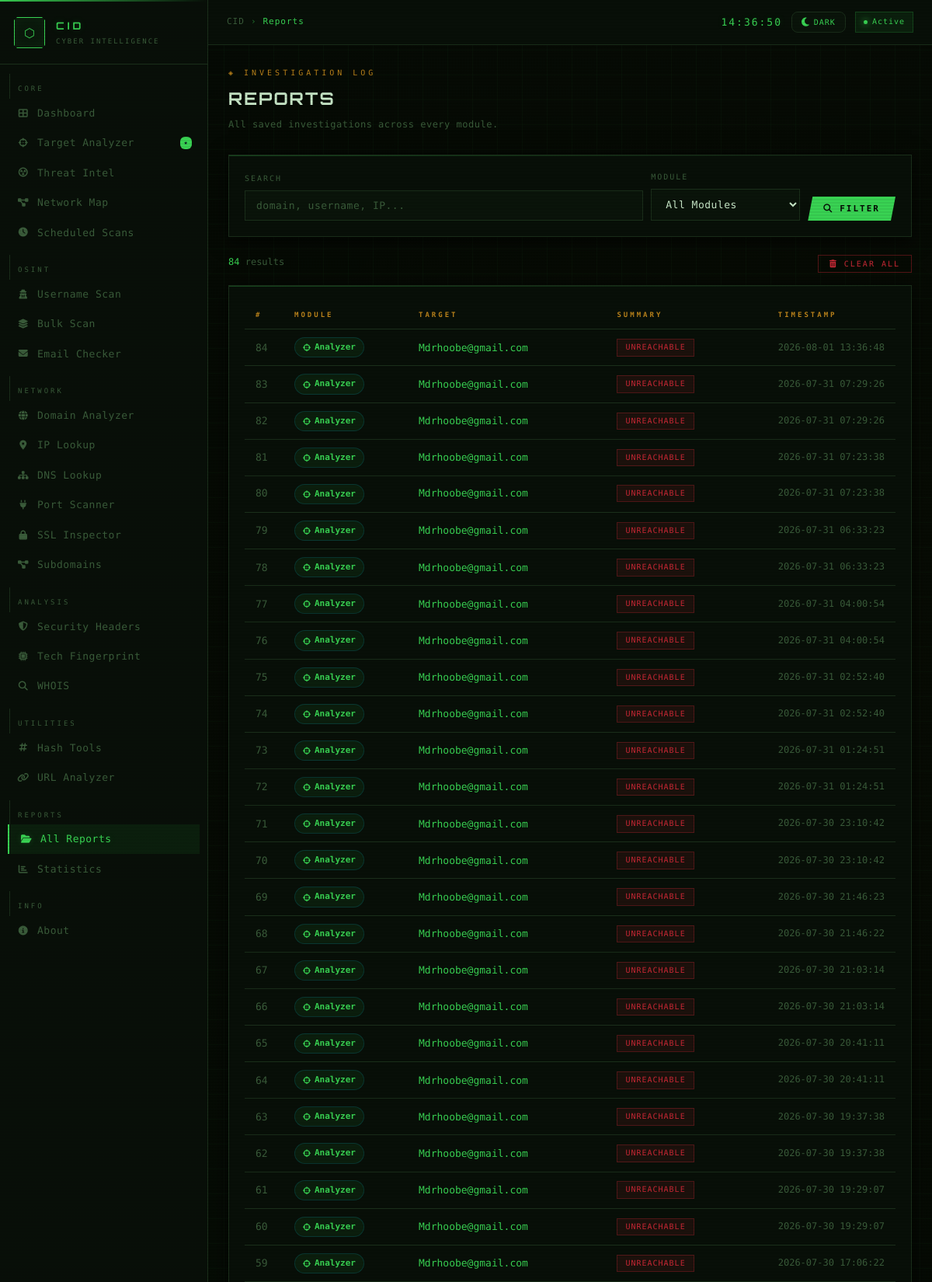
The page /reports (signed in, upper part) on the database its author committed.
### tables this page shows
CREATE TABLE reports (
                id        INTEGER PRIMARY KEY AUTOINCREMENT,
                type      TEXT NOT NULL,
                target    TEXT NOT NULL,
                results   TEXT NOT NULL DEFAULT '{}',
                summary   TEXT DEFAULT '{}',
                timestamp TEXT NOT NULL
            );

### app.py (the view)
@app.route('/reports')
@login_required
def reports():
    q, t = request.args.get('q','').strip(), request.args.get('type','').strip()
    data  = search_reports(q, t) if (q or t) else get_all_reports()
    return render_template('reports.html', reports=data, query=q, rtype=t, active='reports')

### app.py (called while the page is built)
def login_required(f):
    @wraps(f)
    def decorated(*args, **kwargs):
        if not session.get('logged_in'):
            return redirect(url_for('login'))
        return f(*args, **kwargs)
    return decorated

### db.py (called while the page is built)
def get_conn():
    conn = sqlite3.connect(DB_PATH)
    conn.row_factory = sqlite3.Row
    return conn

def get_all_reports():
    with get_conn() as conn:
        rows = conn.execute('SELECT * FROM reports ORDER BY id DESC').fetchall()
    return [_to_dict(r) for r in rows]

def _to_dict(row):
    if row is None: return None
    d = dict(row)
    for f in ('results', 'summary'):
        try:    d[f] = json.loads(d[f])
        except: d[f] = {}
    return d

### templates/reports.html (shortened to what this page needs)
{% extends "base.html" %}
{% block breadcrumb %}Reports{% endblock %}
{% block content %}
<div class="page-hdr">
  <div class="page-eye">◈ Investigation Log</div>
  <h1 class="page-title">Reports</h1>
  <p class="page-sub">All saved investigations across every module.</p>
</div>
<div class="card" style="margin-bottom:20px;">
  <form method="GET" action="{{ url_for('reports') }}">
    <div style="display:flex;gap:10px;flex-wrap:wrap;align-items:flex-end;">
      <div style="flex:1;min-width:180px;">
        <div class="form-label">Search</div>
        <input class="form-input" type="text" name="q"
               placeholder="domain, username, IP..."
               value="{{ query or '' }}" autocomplete="off"/>
      </div>
      <div style="min-width:160px;">
        <div class="form-label">Module</div>
        <select class="form-input" name="type" style="cursor:pointer;">
          <option value=""          {% if not rtype %}selected{% endif %}>All Modules</option>
        </select>
      </div>
      <div style="display:flex;gap:8px;">
        <button class="btn btn-primary" type="submit">
          <i class="fas fa-search"></i> Filter
        </button>
      </div>
    </div>
  </form>
</div>
{% if reports %}
<div style="display:flex;align-items:center;justify-content:space-between;margin-bottom:16px;flex-wrap:wrap;gap:10px;">
  <div style="font-family:var(--font-mono);font-size:12px;color:var(--text-dim);">
    <span style="color:var(--cyan);">{{ reports|length }}</span>
    result{% if reports|length != 1 %}s{% endif %}
  </div>
  {% if not query and not rtype %}
  <form method="POST" action="{{ url_for('clear_reports_route') }}">
    <button class="btn btn-danger btn-sm" id="clearReports" type="submit">
      <i class="fas fa-trash-alt"></i> Clear All
    </button>
  </form>
  {% endif %}
</div>
<div class="card">
  <table class="data-table">
    <thead>
      <tr>
        <th style="width:50px;">#</th>
        <th style="width:160px;">Module</th>
        <th>Target</th>
        <th>Summary</th>
        <th style="width:160px;">Timestamp</th>
      </tr>
    </thead>
    <tbody>
      {% for r in reports %}
      <tr class="fade-in">
        <td class="mono" style="color:var(--text-dim);">
          <a href="{{ url_for('view_report', report_id=r.id) }}"
             style="color:var(--text-dim);">{{ r.id }}</a>
        </td>
        <td>
          {% set b = badges.get(r.type, ('fas fa-search','cyan', r.type.title())) %}
          <span style="display:inline-flex;align-items:center;gap:5px;padding:3px 10px;
                       border-radius:20px;font-family:var(--font-mono);font-size:11px;font-weight:600;
                       background:var(--{{ b[1] }}-dim);color:var(--{{ b[1] }});
                       border:1px solid rgba(0,200,255,.15);">
            <i class="{{ b[0] }}" style="font-size:10px;"></i> {{ b[2] }}
          </span>
        </td>
        <td>
          <a href="{{ url_for('view_report', report_id=r.id) }}"
             class="mono" style="color:var(--cyan);font-size:13px;">{{ r.target }}</a>
        </td>
        <td style="font-size:12px;">
          {% if r.type == 'username' and r.summary %}
            <span style="color:var(--green);font-weight:600;">
              {{ r.summary.get('found', 0) }} found
            </span>
            <span style="color:var(--text-dim);">
              / {{ r.summary.get('total', 0) }} platforms
            </span>
          {% elif r.type in ('domain','analyze') and r.results %}
            {% set res = r.results if r.type == 'domain' else r.results.get('domain_info', {}) %}
            {% if res and res.get('reachable') %}
              <span class="badge badge-found" style="font-size:10px;">Reachable</span>
              {% if res.get('ssl') %}
                <span class="badge badge-found" style="font-size:10px;margin-left:4px;">SSL ✓</span>
              {% endif %}
            {% elif res %}
              <span class="badge badge-notfound" style="font-size:10px;">Unreachable</span>
            {% endif %}
          {% elif r.type == 'ip_lookup' and r.results %}
            {% set ip = r.results %}
            {% if ip.get('status') == 'success' %}
              <span style="color:var(--text);">{{ ip.get('country','—') }}</span>
              {% if ip.get('proxy') %}
                <span class="badge badge-notfound" style="font-size:10px;margin-left:4px;">Proxy</span>
              {% endif %}
            {% endif %}
          {% elif r.type == 'port_scan' and r.results %}
            {% set op = r.results.get('open', 0) %}
            <span style="color:{% if op > 0 %}var(--amber){% else %}var(--green){% endif %};font-weight:600;">
              {{ op }} open
            </span>
            <span style="color:var(--text-dim);">/ {{ r.results.get('ports', [])|length }} ports</span>
          {% elif r.type == 'headers' and r.results %}
            {% set grade = r.results.get('grade','?') %}
            {% set gc = 'green' if grade in ('A','B') else 'amber' if grade == 'C' else 'red' %}
            <span style="font-family:var(--font-mono);font-size:14px;font-weight:700;color:var(--{{ gc }});">
              Grade {{ grade }}
            </span>
            <span style="color:var(--text-dim);"> — {{ r.results.get('score',0) }}%</span>
          {% elif r.type == 'ssl' and r.results %}
            {% set days = r.results.get('days_left') %}
            {% if days is not none %}
              {% if days < 0 %}
                <span style="color:var(--red);font-weight:600;">Expired</span>
              {% elif days <= 30 %}
                <span style="color:var(--amber);font-weight:600;">{{ days }} days left</span>
              {% else %}
                <span style="color:var(--green);font-weight:600;">✓ {{ days }} days left</span>
              {% endif %}
            {% endif %}
          {% elif r.type == 'subdomain' and r.results %}
            <span style="color:var(--cyan);font-weight:600;">
              {{ r.results.get('count', 0) }} found
            </span>
            <span style="color:var(--text-dim);">/ {{ r.results.get('checked', 0) }} checked</span>
          {% elif r.type == 'tech' and r.results %}
            <span style="color:var(--violet);font-weight:600;">
              {{ r.results.get('total', 0) }} technologies
            </span>
          {% elif r.type == 'email' and r.results %}
            {% if r.results.get('mx_found') %}
              <span class="badge badge-found" style="font-size:10px;">Valid MX</span>
            {% else %}
              <span class="badge badge-notfound" style="font-size:10px;">No MX</span>
            {% endif %}
            <span style="color:var(--text-dim);margin-left:6px;">{{ r.results.get('provider','') }}</span>
          {% elif r.type == 'whois' and r.results %}
            <span style="color:var(--text-dim);">{{ r.results.get('registrar','—')[:30] }}</span>
          {% elif r.type == 'dns' and r.results %}
            {% set total_rec = r.results.get('records', {}).values()|map('length')|sum %}
            <span style="color:var(--cyan);font-weight:600;">{{ total_rec }} records</span>
          {% else %}
            <span style="color:var(--text-dim);">—</span>
          {% endif %}
        </td>
        <td style="color:var(--text-dim);font-size:12px;white-space:nowrap;">
          {{ r.timestamp }}
        </td>
      </tr>
      {% endfor %}
    </tbody>
  </table>
</div>
{% endif %}
{% endblock %}

### rows shown on the page
reports: id "84", b "Analyzer", target "Mdrhoobe@gmail.com", type "UNREACHABLE", timestamp "2026-08-01 13:36:48"
reports: id "83", b "Analyzer", target "Mdrhoobe@gmail.com", type "UNREACHABLE", timestamp "2026-07-31 07:29:26"
reports: id "82", b "Analyzer", target "Mdrhoobe@gmail.com", type "UNREACHABLE", timestamp "2026-07-31 07:29:26"
reports: id "81", b "Analyzer", target "Mdrhoobe@gmail.com", type "UNREACHABLE", timestamp "2026-07-31 07:23:38"
reports: id "80", b "Analyzer", target "Mdrhoobe@gmail.com", type "UNREACHABLE", timestamp "2026-07-31 07:23:38"
reports: id "79", b "Analyzer", target "Mdrhoobe@gmail.com", type "UNREACHABLE", timestamp "2026-07-31 06:33:23"
reports: id "78", b "Analyzer", target "Mdrhoobe@gmail.com", type "UNREACHABLE", timestamp "2026-07-31 06:33:23"
reports: id "77", b "Analyzer", target "Mdrhoobe@gmail.com", type "UNREACHABLE", timestamp "2026-07-31 04:00:54"
reports: id "76", b "Analyzer", target "Mdrhoobe@gmail.com", type "UNREACHABLE", timestamp "2026-07-31 04:00:54"
reports: id "75", b "Analyzer", target "Mdrhoobe@gmail.com", type "UNREACHABLE", timestamp "2026-07-31 02:52:40"
reports: id "74", b "Analyzer", target "Mdrhoobe@gmail.com", type "UNREACHABLE", timestamp "2026-07-31 02:52:40"
reports: id "73", b "Analyzer", target "Mdrhoobe@gmail.com", type "UNREACHABLE", timestamp "2026-07-31 01:24:51"
reports: id "72", b "Analyzer", target "Mdrhoobe@gmail.com", type "UNREACHABLE", timestamp "2026-07-31 01:24:51"
reports: id "71", b "Analyzer", target "Mdrhoobe@gmail.com", type "UNREACHABLE", timestamp "2026-07-30 23:10:42"
reports: id "70", b "Analyzer", target "Mdrhoobe@gmail.com", type "UNREACHABLE", timestamp "2026-07-30 23:10:42"
reports: id "69", b "Analyzer", target "Mdrhoobe@gmail.com", type "UNREACHABLE", timestamp "2026-07-30 21:46:23"
reports: id "68", b "Analyzer", target "Mdrhoobe@gmail.com", type "UNREACHABLE", timestamp "2026-07-30 21:46:22"
reports: id "67", b "Analyzer", target "Mdrhoobe@gmail.com", type "UNREACHABLE", timestamp "2026-07-30 21:03:14"
reports: id "66", b "Analyzer", target "Mdrhoobe@gmail.com", type "UNREACHABLE", timestamp "2026-07-30 21:03:14"
reports: id "65", b "Analyzer", target "Mdrhoobe@gmail.com", type "UNREACHABLE", timestamp "2026-07-30 20:41:11"
reports: id "64", b "Analyzer", target "Mdrhoobe@gmail.com", type "UNREACHABLE", timestamp "2026-07-30 20:41:11"
reports: id "63", b "Analyzer", target "Mdrhoobe@gmail.com", type "UNREACHABLE", timestamp "2026-07-30 19:37:38"
reports: id "62", b "Analyzer", target "Mdrhoobe@gmail.com", type "UNREACHABLE", timestamp "2026-07-30 19:37:38"
reports: id "61", b "Analyzer", target "Mdrhoobe@gmail.com", type "UNREACHABLE", timestamp "2026-07-30 19:29:07"
reports: id "60", b "Analyzer", target "Mdrhoobe@gmail.com", type "UNREACHABLE", timestamp "2026-07-30 19:29:07"
reports: id "59", b "Analyzer", target "Mdrhoobe@gmail.com", type "UNREACHABLE", timestamp "2026-07-30 17:06:22"

### other values the page prints
{{ reports|length }} "84"
